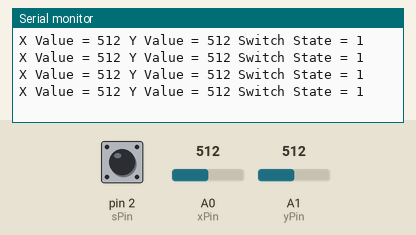
Recording of a sketch running on a simulated Arduino Uno, built with avr-gcc and run on an emulated ATmega328P. Parts: the last lines printed to the serial monitor. Inputs (shaded band) come from the test bench; at power-on: A0 (xPin) = 512, A1 (yPin) = 512, pin 2 (sPin) HIGH.

Above: at 1.2 s.
1.3 s: A0 (xPin) set to 716
At 1.94 s:
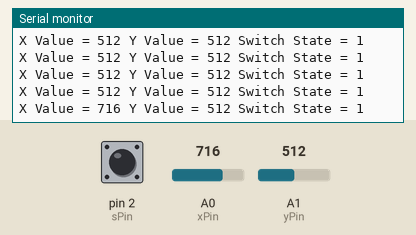
2.8 s: A1 (yPin) set to 716
At 2.94 s:
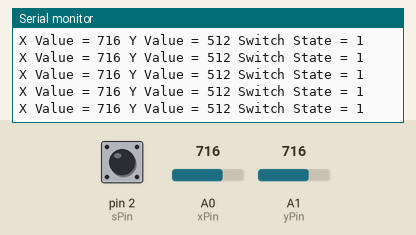
4.3 s: pin 2 (sPin) pulled LOW for 0.3 s
At 4.95 s:
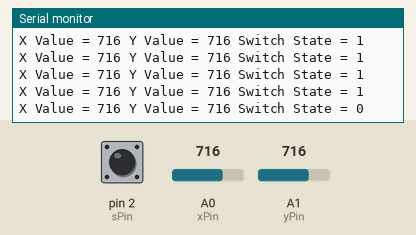
6.1 s: A0 (xPin) set to 1023
At 6.2 s:
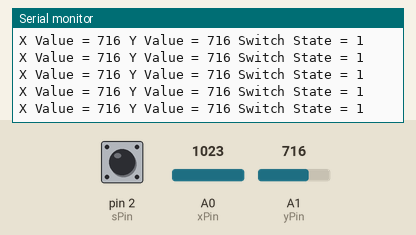
9.1 s: pin 2 (sPin) pulled LOW for 1 s
At 9.71 s:
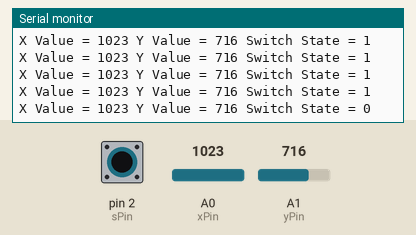
11.6 s: A1 (yPin) set to 900
At 11.72 s:
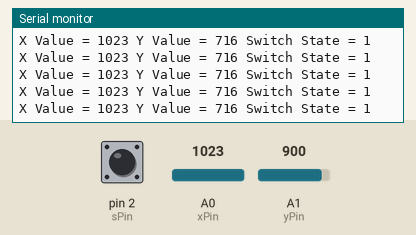
Timing chart, 0 to 14.1 s (numbered marks = the images above; inputs shaded):
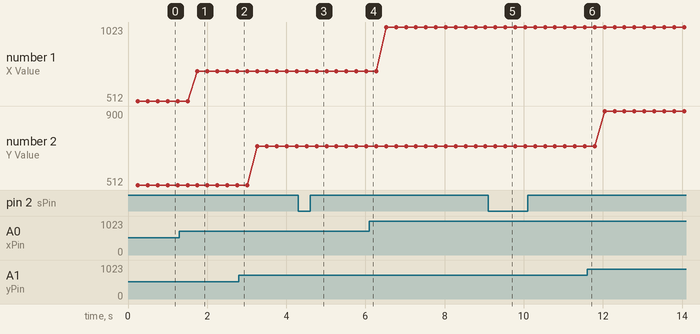

The sketch:

arduino_tutorial_32_understanding_and_using_joysticks.ino
```cpp
int xPin = A0;
int yPin = A1;
int sPin = 2;
int xVal;
int yVal;
int sVal;
int delayTime = 250;

void setup() {
  // put your setup code here, to run once:
  Serial.begin(9600);
  pinMode(xPin, INPUT);
  pinMode(yPin, INPUT);
  pinMode(sPin, INPUT);
  digitalWrite(sPin, HIGH);
}

void loop() {
  // put your main code here, to run repeatedly:
  xVal = analogRead(xPin);
  yVal = analogRead(yPin);
  sVal = digitalRead(sPin);
  delay(delayTime);
  Serial.print("X Value = ");
  Serial.print(xVal);
  Serial.print(" Y Value = ");
  Serial.print(yVal);
  Serial.print(" Switch State = ");
  Serial.println(sVal);
}
```

Measured:
- after the input at 1.3 s, the serial monitor: prints a new line after 0.46 s (image 1)
- after the input at 4.3 s, the serial monitor: prints a new line after 0.47 s (image 3)
- after the input at 9.1 s, the serial monitor: prints a new line after 0.43 s (image 5)
- plotted number 1: 512 → 716 after the input at 1.3 s, 716 → 1023 after the input at 6.1 s
- plotted number 2: 716 → 900 after the input at 11.6 s
